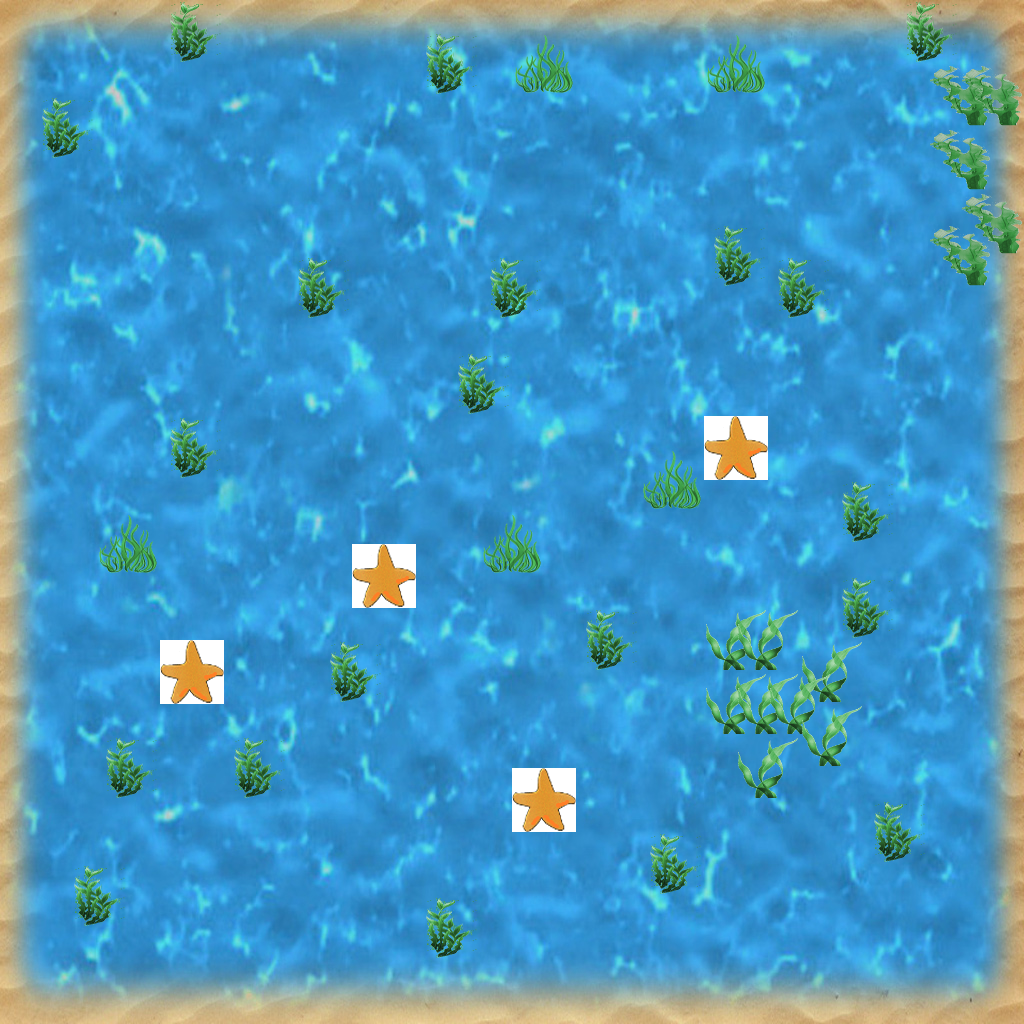

The image is a tile-based game level rendered from a .tmx file. Its description and complete source (layers, tilesets, objects, tile grids) follow:
An orthogonal 32x32 tile map with 32x32 px tiles, 1 tile layer (Tile Layer 1), 4 tilesets, 1 image layer and 10 objects.

<map version="1.2" tiledversion="1.2.1" orientation="orthogonal" renderorder="right-down" width="32" height="32" tilewidth="32" tileheight="32" infinite="0" nextlayerid="4" nextobjectid="20">
 <tileset firstgid="1" name="ocean-plants" tilewidth="64" tileheight="64" tilecount="4" columns="2">
  <image source="ocean-plants.png" width="128" height="128" />
 </tileset>
 <tileset firstgid="5" name="rock" tilewidth="64" tileheight="64" tilecount="1" columns="1">
  <properties>
   <property name="name" value="Rock" />
  </properties>
  <image source="rock.png" width="64" height="64" />
  <tile id="0">
   <properties>
    <property name="name" value="Rock" />
   </properties>
  </tile>
 </tileset>
 <tileset firstgid="6" name="sign" tilewidth="64" tileheight="64" tilecount="1" columns="1">
  <properties>
   <property name="message" value="Hello world" />
   <property name="name" value="Sign" />
  </properties>
  <image source="sign.png" width="64" height="64" />
  <tile id="0">
   <properties>
    <property name="message" value="Hello world" />
    <property name="name" value="Sign" />
   </properties>
  </tile>
 </tileset>
 <tileset firstgid="7" name="starfish" tilewidth="64" tileheight="64" tilecount="1" columns="1">
  <image source="starfish.png" width="64" height="64" />
  <tile id="0">
   <properties>
    <property name="name" value="Starfish" />
   </properties>
  </tile>
 </tileset>
 <imagelayer id="2" name="Image Layer 1">
  <image source="large-water.jpg" width="1024" height="1024" />
 </imagelayer>
 <layer id="1" name="Tile Layer 1" width="32" height="32">
  <data encoding="csv">
0,0,0,0,0,0,0,0,0,0,0,0,0,0,0,0,0,0,0,0,0,0,0,0,0,0,0,0,0,0,0,0,
0,0,0,0,0,1,0,0,0,0,0,0,0,0,0,0,0,0,0,0,0,0,0,0,0,0,0,0,1,0,0,0,
0,0,0,0,0,0,0,0,0,0,0,0,0,1,0,0,3,0,0,0,0,0,3,0,0,0,0,0,0,0,0,0,
0,0,0,0,0,0,0,0,0,0,0,0,0,0,0,0,0,0,0,0,0,0,0,0,0,0,0,0,0,4,4,0,
0,1,0,0,0,0,0,0,0,0,0,0,0,0,0,0,0,0,0,0,0,0,0,0,0,0,0,0,0,0,0,0,
0,0,0,0,0,0,0,0,0,0,0,0,0,0,0,0,0,0,0,0,0,0,0,0,0,0,0,0,0,4,0,0,
0,0,0,0,0,0,0,0,0,0,0,0,0,0,0,0,0,0,0,0,0,0,0,0,0,0,0,0,0,0,0,0,
0,0,0,0,0,0,0,0,0,0,0,0,0,0,0,0,0,0,0,0,0,0,0,0,0,0,0,0,0,0,4,0,
0,0,0,0,0,0,0,0,0,0,0,0,0,0,0,0,0,0,0,0,0,0,1,0,0,0,0,0,0,4,0,0,
0,0,0,0,0,0,0,0,0,1,0,0,0,0,0,1,0,0,0,0,0,0,0,0,1,0,0,0,0,0,0,0,
0,0,0,0,0,0,0,0,0,0,0,0,0,0,0,0,0,0,0,0,0,0,0,0,0,0,0,0,0,0,0,0,
0,0,0,0,0,0,0,0,0,0,0,0,0,0,0,0,0,0,0,0,0,0,0,0,0,0,0,0,0,0,0,0,
0,0,0,0,0,0,0,0,0,0,0,0,0,0,1,0,0,0,0,0,0,0,0,0,0,0,0,0,0,0,0,0,
0,0,0,0,0,0,0,0,0,0,0,0,0,0,0,0,0,0,0,0,0,0,0,0,0,0,0,0,0,0,0,0,
0,0,0,0,0,1,0,0,0,0,0,0,0,0,0,0,0,0,0,0,0,0,7,0,0,0,0,0,0,0,0,0,
0,0,0,0,0,0,0,0,0,0,0,0,0,0,0,0,0,0,0,0,3,0,0,0,0,0,0,0,0,0,0,0,
0,0,0,0,0,0,0,0,0,0,0,0,0,0,0,0,0,0,0,0,0,0,0,0,0,0,1,0,0,0,0,0,
0,0,0,3,0,0,0,0,0,0,0,0,0,0,0,3,0,0,0,0,0,0,0,0,0,0,0,0,0,0,0,0,
0,0,0,0,0,0,0,0,0,0,0,7,0,0,0,0,0,0,0,0,0,0,0,0,0,0,0,0,0,0,0,0,
0,0,0,0,0,0,0,0,0,0,0,0,0,0,0,0,0,0,0,0,0,0,0,0,0,0,1,0,0,0,0,0,
0,0,0,0,0,0,0,0,0,0,0,0,0,0,0,0,0,0,1,0,0,0,2,2,0,0,0,0,0,0,0,0,
0,0,0,0,0,7,0,0,0,0,1,0,0,0,0,0,0,0,0,0,0,0,0,0,0,2,0,0,0,0,0,0,
0,0,0,0,0,0,0,0,0,0,0,0,0,0,0,0,0,0,0,0,0,0,2,2,2,0,0,0,0,0,0,0,
0,0,0,0,0,0,0,0,0,0,0,0,0,0,0,0,0,0,0,0,0,0,0,0,0,2,0,0,0,0,0,0,
0,0,0,1,0,0,0,1,0,0,0,0,0,0,0,0,0,0,0,0,0,0,0,2,0,0,0,0,0,0,0,0,
0,0,0,0,0,0,0,0,0,0,0,0,0,0,0,0,7,0,0,0,0,0,0,0,0,0,0,0,0,0,0,0,
0,0,0,0,0,0,0,0,0,0,0,0,0,0,0,0,0,0,0,0,0,0,0,0,0,0,0,1,0,0,0,0,
0,0,0,0,0,0,0,0,0,0,0,0,0,0,0,0,0,0,0,0,1,0,0,0,0,0,0,0,0,0,0,0,
0,0,1,0,0,0,0,0,0,0,0,0,0,0,0,0,0,0,0,0,0,0,0,0,0,0,0,0,0,0,0,0,
0,0,0,0,0,0,0,0,0,0,0,0,0,1,0,0,0,0,0,0,0,0,0,0,0,0,0,0,0,0,0,0,
0,0,0,0,0,0,0,0,0,0,0,0,0,0,0,0,0,0,0,0,0,0,0,0,0,0,0,0,0,0,0,0,
0,0,0,0,0,0,0,0,0,0,0,0,0,0,0,0,0,0,0,0,0,0,0,0,0,0,0,0,0,0,0,0
</data>
 </layer>
 <objectgroup id="3" name="Object Layer 1">
  <object id="6" gid="7" x="342" y="312" width="64" height="64" />
  <object id="7" gid="7" x="428" y="318" width="64" height="64" />
  <object id="8" gid="7" x="536" y="324" width="64" height="64" />
  <object id="13" x="146" y="870" width="72" height="68">
   <properties>
    <property name="name" value="Start" />
   </properties>
  </object>
  <object id="14" gid="5" x="164" y="478" width="64" height="64" />
  <object id="15" gid="5" x="410" y="540" width="64" height="64" />
  <object id="16" gid="5" x="660" y="672" width="64" height="64" />
  <object id="17" gid="5" x="356" y="840" width="64" height="64" />
  <object id="18" gid="6" x="200" y="598" width="64" height="64" />
  <object id="19" gid="6" x="584" y="764" width="64" height="64" />
 </objectgroup>
</map>
